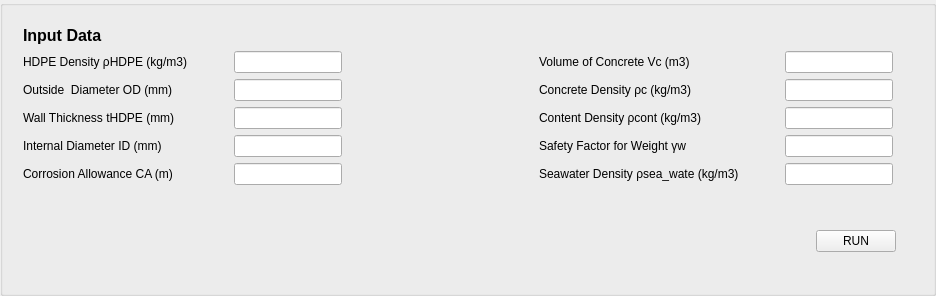
        <widget class="QGroupBox" name="groupBox_3">
         <property name="title">
          <string/>
         </property>
         <layout class="QGridLayout" name="gridLayout_15">
          <item row="0" column="0" colspan="3">
           <widget class="QWidget" name="widget" native="true">
            <layout class="QGridLayout" name="gridLayout_12">
             <item row="0" column="0">
              <widget class="QLabel" name="label_42">
               <property name="font">
                <font>
                 <pointsize>12</pointsize>
                 <weight>75</weight>
                 <bold>true</bold>
                 <underline>false</underline>
                </font>
               </property>
               <property name="text">
                <string>Input Data</string>
               </property>
              </widget>
             </item>
             <item row="1" column="2">
              <spacer name="verticalSpacer_5">
               <property name="orientation">
                <enum>Qt::Vertical</enum>
               </property>
               <property name="sizeHint" stdset="0">
                <size>
                 <width>20</width>
                 <height>40</height>
                </size>
               </property>
              </spacer>
             </item>
             <item row="2" column="1">
              <spacer name="horizontalSpacer_9">
               <property name="orientation">
                <enum>Qt::Horizontal</enum>
               </property>
               <property name="sizeHint" stdset="0">
                <size>
                 <width>785</width>
                 <height>20</height>
                </size>
               </property>
              </spacer>
             </item>
             <item row="1" column="0" rowspan="2" colspan="2">
              <layout class="QHBoxLayout" name="horizontalLayout_43">
               <item>
                <layout class="QGridLayout" name="gridLayout_13">
                 <item row="2" column="0">
                  <layout class="QHBoxLayout" name="horizontalLayout_44">
                   <item>
                    <widget class="QLabel" name="tHDPE_label">
                     <property name="text">
                      <string>Wall Thickness tHDPE (mm)</string>
                     </property>
                    </widget>
                   </item>
                   <item>
                    <spacer name="horizontalSpacer_52">
                     <property name="orientation">
                      <enum>Qt::Horizontal</enum>
                     </property>
                     <property name="sizeHint" stdset="0">
                      <size>
                       <width>40</width>
                       <height>20</height>
                      </size>
                     </property>
                    </spacer>
                   </item>
                   <item>
                    <widget class="QLineEdit" name="tHDPE_lineEdit"/>
                   </item>
                  </layout>
                 </item>
                 <item row="1" column="0">
                  <layout class="QHBoxLayout" name="horizontalLayout_45">
                   <item>
                    <widget class="QLabel" name="OD_label">
                     <property name="text">
                      <string>Outside  Diameter OD (mm)</string>
                     </property>
                    </widget>
                   </item>
                   <item>
                    <spacer name="horizontalSpacer_53">
                     <property name="orientation">
                      <enum>Qt::Horizontal</enum>
                     </property>
                     <property name="sizeHint" stdset="0">
                      <size>
                       <width>40</width>
                       <height>20</height>
                      </size>
                     </property>
                    </spacer>
                   </item>
                   <item>
                    <widget class="QLineEdit" name="OD_lineEdit"/>
                   </item>
                  </layout>
                 </item>
                 <item row="3" column="0">
                  <layout class="QHBoxLayout" name="horizontalLayout_46">
                   <item>
                    <widget class="QLabel" name="ID_label">
                     <property name="text">
                      <string>Internal Diameter ID (mm)  </string>
                     </property>
                    </widget>
                   </item>
                   <item>
                    <spacer name="horizontalSpacer_54">
                     <property name="orientation">
                      <enum>Qt::Horizontal</enum>
                     </property>
                     <property name="sizeHint" stdset="0">
                      <size>
                       <width>40</width>
                       <height>20</height>
                      </size>
                     </property>
                    </spacer>
                   </item>
                   <item>
                    <widget class="QLineEdit" name="ID_lineEdit"/>
                   </item>
                  </layout>
                 </item>
                 <item row="4" column="0">
                  <layout class="QHBoxLayout" name="horizontalLayout_47">
                   <item>
                    <widget class="QLabel" name="CA_label">
                     <property name="text">
                      <string>Corrosion Allowance CA (m)</string>
                     </property>
                    </widget>
                   </item>
                   <item>
                    <spacer name="horizontalSpacer_55">
                     <property name="orientation">
                      <enum>Qt::Horizontal</enum>
                     </property>
                     <property name="sizeHint" stdset="0">
                      <size>
                       <width>40</width>
                       <height>20</height>
                      </size>
                     </property>
                    </spacer>
                   </item>
                   <item>
                    <widget class="QLineEdit" name="CA_lineEdit"/>
                   </item>
                  </layout>
                 </item>
                 <item row="0" column="0">
                  <layout class="QHBoxLayout" name="horizontalLayout_48">
                   <item>
                    <widget class="QLabel" name="rho_HDPE">
                     <property name="text">
                      <string>HDPE Density ρHDPE (kg/m3)</string>
                     </property>
                    </widget>
                   </item>
                   <item>
                    <spacer name="horizontalSpacer_56">
                     <property name="orientation">
                      <enum>Qt::Horizontal</enum>
                     </property>
                     <property name="sizeHint" stdset="0">
                      <size>
                       <width>40</width>
                       <height>20</height>
                      </size>
                     </property>
                    </spacer>
                   </item>
                   <item>
                    <widget class="QLineEdit" name="rho_HDPE_lineEdit"/>
                   </item>
                  </layout>
                 </item>
                </layout>
               </item>
               <item>
                <spacer name="horizontalSpacer_57">
                 <property name="orientation">
                  <enum>Qt::Horizontal</enum>
                 </property>
                 <property name="sizeHint" stdset="0">
                  <size>
                   <width>40</width>
                   <height>20</height>
                  </size>
                 </property>
                </spacer>
               </item>
               <item>
                <layout class="QGridLayout" name="gridLayout_14">
                 <item row="0" column="0">
                  <layout class="QHBoxLayout" name="horizontalLayout_49">
                   <item>
                    <widget class="QLabel" name="Vc_label">
                     <property name="text">
                      <string>Volume of Concrete Vc (m3)</string>
                     </property>
                    </widget>
                   </item>
                   <item>
                    <spacer name="horizontalSpacer_58">
                     <property name="orientation">
                      <enum>Qt::Horizontal</enum>
                     </property>
                     <property name="sizeHint" stdset="0">
                      <size>
                       <width>40</width>
                       <height>20</height>
                      </size>
                     </property>
                    </spacer>
                   </item>
                   <item>
                    <widget class="QLineEdit" name="Vc_lineEdit"/>
                   </item>
                  </layout>
                 </item>
                 <item row="1" column="0">
                  <layout class="QHBoxLayout" name="horizontalLayout_50">
                   <item>
                    <widget class="QLabel" name="rho_c_label">
                     <property name="text">
                      <string>Concrete Density ρc (kg/m3)</string>
                     </property>
                    </widget>
                   </item>
                   <item>
                    <spacer name="horizontalSpacer_59">
                     <property name="orientation">
                      <enum>Qt::Horizontal</enum>
                     </property>
                     <property name="sizeHint" stdset="0">
                      <size>
                       <width>40</width>
                       <height>20</height>
                      </size>
                     </property>
                    </spacer>
                   </item>
                   <item>
                    <widget class="QLineEdit" name="rho_c_lineEdit"/>
                   </item>
                  </layout>
                 </item>
                 <item row="3" column="0">
                  <layout class="QHBoxLayout" name="horizontalLayout_51">
                   <item>
                    <widget class="QLabel" name="yw_label">
                     <property name="text">
                      <string>Safety Factor for Weight γw </string>
                     </property>
                    </widget>
                   </item>
                   <item>
                    <spacer name="horizontalSpacer_60">
                     <property name="orientation">
                      <enum>Qt::Horizontal</enum>
                     </property>
                     <property name="sizeHint" stdset="0">
                      <size>
                       <width>40</width>
                       <height>20</height>
                      </size>
                     </property>
                    </spacer>
                   </item>
                   <item>
                    <widget class="QLineEdit" name="yw_lineEdit"/>
                   </item>
                  </layout>
                 </item>
                 <item row="4" column="0">
                  <layout class="QHBoxLayout" name="horizontalLayout_52">
                   <item>
                    <widget class="QLabel" name="rho_seawater_label">
                     <property name="text">
                      <string>Seawater Density ρsea_wate (kg/m3)</string>
                     </property>
                    </widget>
                   </item>
                   <item>
                    <spacer name="horizontalSpacer_61">
                     <property name="orientation">
                      <enum>Qt::Horizontal</enum>
                     </property>
                     <property name="sizeHint" stdset="0">
                      <size>
                       <width>40</width>
                       <height>20</height>
                      </size>
                     </property>
                    </spacer>
                   </item>
                   <item>
                    <widget class="QLineEdit" name="rho_seawater_lineEdit"/>
                   </item>
                  </layout>
                 </item>
                 <item row="2" column="0">
                  <layout class="QHBoxLayout" name="horizontalLayout_53">
                   <item>
                    <widget class="QLabel" name="rho_cont_label">
                     <property name="text">
                      <string>Content Density ρcont (kg/m3)</string>
                     </property>
                    </widget>
                   </item>
                   <item>
                    <spacer name="horizontalSpacer_62">
                     <property name="orientation">
                      <enum>Qt::Horizontal</enum>
                     </property>
                     <property name="sizeHint" stdset="0">
                      <size>
                       <width>40</width>
                       <height>20</height>
                      </size>
                     </property>
                    </spacer>
                   </item>
                   <item>
                    <widget class="QLineEdit" name="rho_cont_lineEdit"/>
                   </item>
                  </layout>
                 </item>
                </layout>
               </item>
              </layout>
             </item>
            </layout>
           </widget>
          </item>
          <item row="1" column="0">
           <spacer name="horizontalSpacer_3">
            <property name="orientation">
             <enum>Qt::Horizontal</enum>
            </property>
            <property name="sizeHint" stdset="0">
             <size>
              <width>765</width>
              <height>20</height>
             </size>
            </property>
           </spacer>
          </item>
          <item row="1" column="2">
           <spacer name="verticalSpacer_3">
            <property name="orientation">
             <enum>Qt::Vertical</enum>
            </property>
            <property name="sizeHint" stdset="0">
             <size>
              <width>20</width>
              <height>82</height>
             </size>
            </property>
           </spacer>
          </item>
          <item row="1" column="1">
           <widget class="QPushButton" name="START_pushButton">
            <property name="text">
             <string>RUN</string>
            </property>
           </widget>
          </item>
         </layout>
        </widget>
